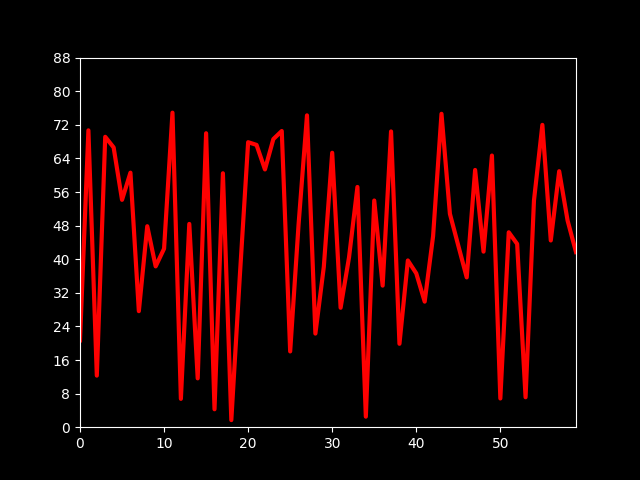
#> input picture Data/images/01/draw.png, 640 x 480 px
$ python -i picProcessors.py   (imports and definitions only)
#> lines starting #> are read from the running program, lines starting #| are printed output that depends on the picture; after the words box and inside, x2 and y2 are one past the last pixel; in counts of white or black regions, pixels touching at a corner belong together
#> further down, picture is the input picture: shape (480, 640, 3); mean B, G, R 2.4, 2.4, 24.9
import cv2
import numpy as np
import pandas as pd


# 读取文件
def readPicFromFile(basicPath: str):
    # 标准化读取图片信息
    # print(basicPath + "/draw.png")
    rawPic = cv2.imread(basicPath + "/draw.png")
    if rawPic is None:
        raise ValueError("invalid path")
    try:
        binary_pic = cv2.imread(basicPath + "/draw_mask.png")
        # pic_label = pd.read_table(basicPath + "/db.txt", engine='python', delimiter="\n")
        with open(basicPath + "/db.txt") as f:
            # w, h = [int(x) for x in next(f).split()]
            pic_label = [[float(x) for x in line.split(',')] for line in f]
        return rawPic, binary_pic, pic_label
    except IOError as IOe:
        print('repr(IOe):\t', repr(IOe))
    except Exception as e:
        print('repr(e):\t', repr(e))
    return rawPic, None, None


def eraseFrame(img: np.ndarray) -> np.ndarray:
    if img.ndim > 2:
        gray = cv2.cvtColor(img, cv2.COLOR_BGR2GRAY)
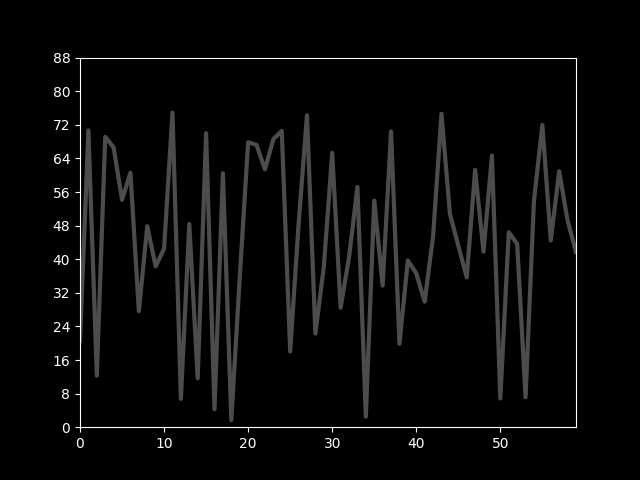
#> gray: shape (480, 640); min 0, max 255, mean 9.1
    else:
        gray = img
    ret, binary = cv2.threshold(gray, 200, 255, 0)
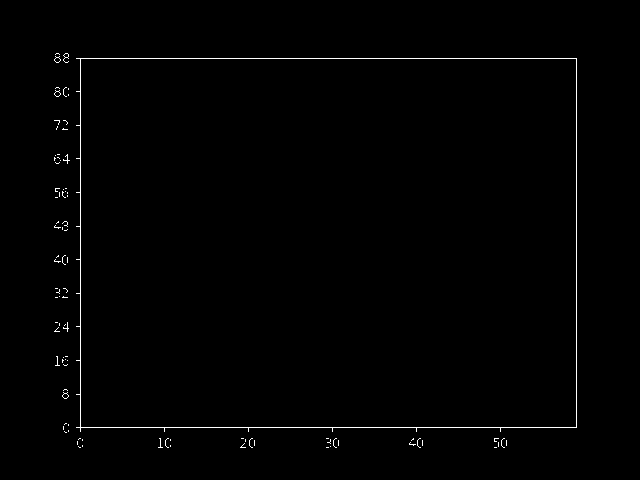
#> binary: shape (480, 640); 0.77% white in thin lines or dots, all inside (x1, y1, x2, y2) = (54, 53, 577, 448)
    # assuming, b_w is the binary image
    inv = 255 - binary
    horizontal_img = inv
    vertical_img = inv

    kernel = cv2.getStructuringElement(cv2.MORPH_RECT, (100, 1))
    horizontal_img = cv2.erode(horizontal_img, kernel, iterations=1)
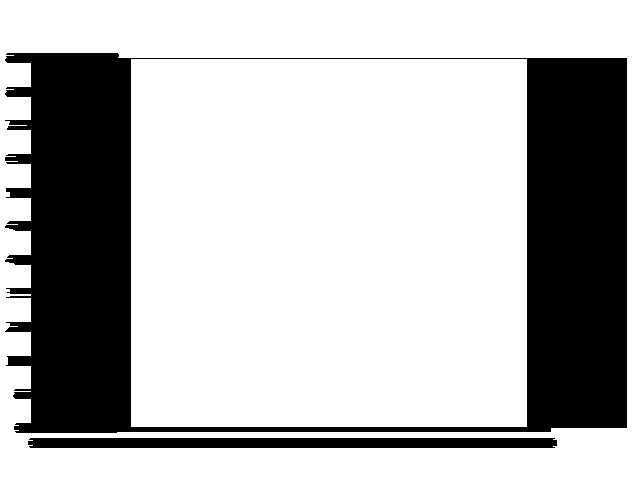
#> horizontal_img: shape (480, 640); 72.3% white; 2 black regions, box (x1, y1, x2, y2) and area: (5, 53, 627, 433) 79920, (28, 438, 557, 448) 5262
    horizontal_img = cv2.dilate(horizontal_img, kernel, iterations=1)
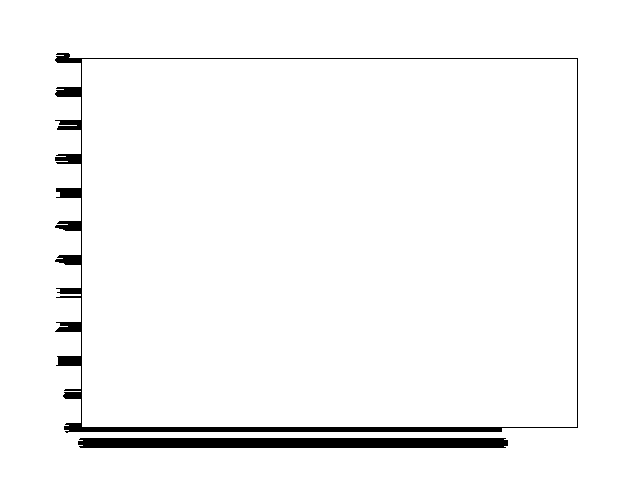
#> horizontal_img: shape (480, 640); 96.7% white; 2 black regions, box (x1, y1, x2, y2) and area: (55, 53, 578, 433) 5868, (78, 438, 508, 448) 4272

    kernel = cv2.getStructuringElement(cv2.MORPH_RECT, (1, 100))
    vertical_img = cv2.erode(vertical_img, kernel, iterations=1)
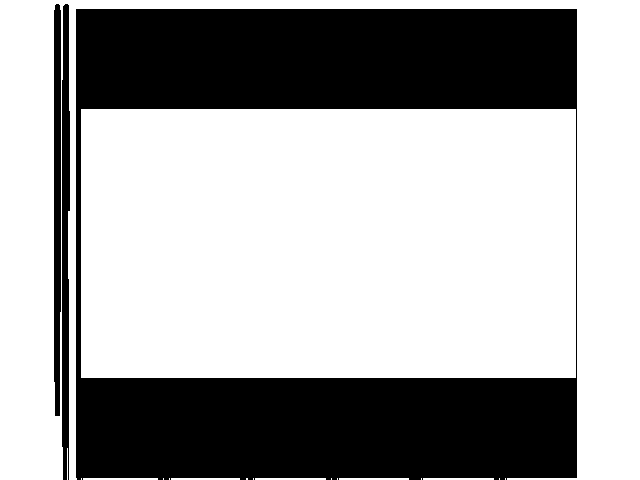
#> vertical_img: shape (480, 640); 64.9% white; 3 black regions, box (x1, y1, x2, y2) and area: (76, 9, 577, 480) 101940, (62, 4, 70, 480) 3219, (54, 4, 61, 416) 2732
    vertical_img = cv2.dilate(vertical_img, kernel, iterations=1)
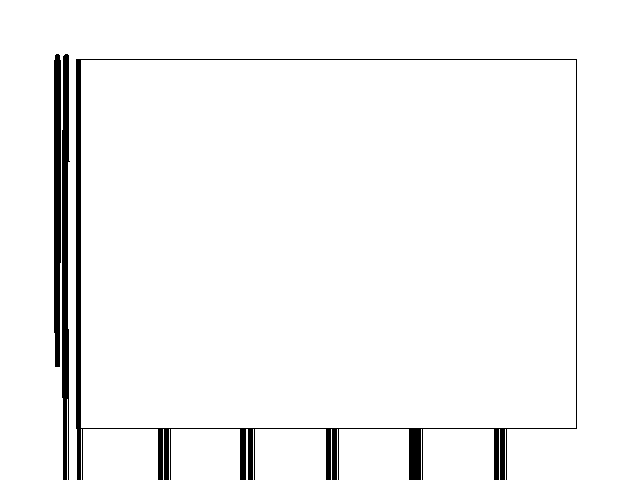
#> vertical_img: shape (480, 640); 96.4% white; 3 black regions, box (x1, y1, x2, y2) and area: (76, 59, 577, 480) 6423, (62, 54, 70, 480) 2573, (54, 54, 61, 367) 2039

    mask_img = horizontal_img + vertical_img
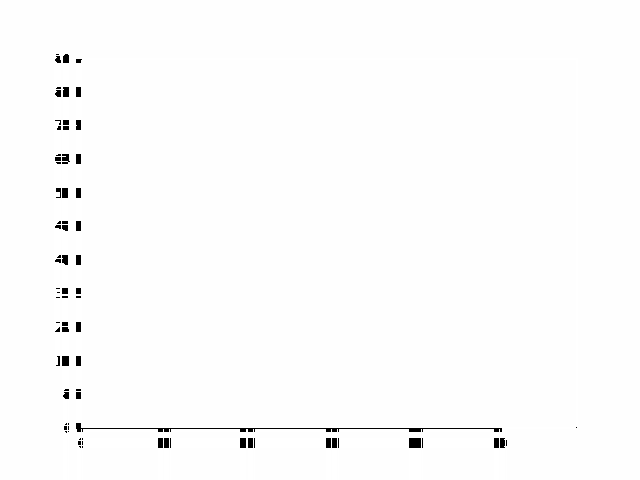
#> mask_img: shape (480, 640); min 0, max 255, mean 251.9
    # no_border = np.bitwise_or(binary, mask_img)
    no_border = cv2.bitwise_or(binary, mask_img)

    return no_border

>>> import cv2
>>> picture = cv2.imread('../../Data/images/01/draw.png')
>>> result = eraseFrame(picture)
